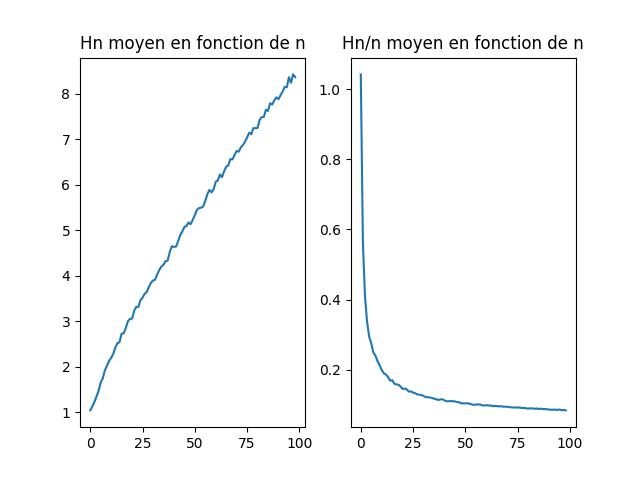

Recreate this plot in Python.
def simulation2(L,n):

    ListPos=[0 for k in range (L)]     #Stock la hauteur du dernier Ã©lÃ©ment de chaque colonne
    M=np.zeros((n,L))                 #ReprÃ©sentation matricielle de la modÃ©lisation

    for tirage in range (n+1):
        Emplacement=random.randint(0,L-1)
        Empl1=(Emplacement+1)%L

        ListPos[Emplacement]=1+max(ListPos[Emplacement],ListPos[Empl1])

        M[n-ListPos[Emplacement]][Emplacement]=20
        M[n-ListPos[Emplacement]][Empl1]=20
    H=max(ListPos)
    return M,H

L=50
n=100
N=500

import matplotlib.pyplot as plt
import numpy as np
import random


LH=[]
LH_sur_n=[]
for n2 in range (1,n):                      #On rÃ©alise la simulation pour chaque entier entre 1 et n
    Hmoy=0
    for i in range(N):
        H=simulation2(L,n2)[1]
        Hmoy+=H
    Hmoy=Hmoy/N
    print (Hmoy)                                        #Moy moyenne de H sur N expÃ©riences Ã  n2 test blocs

    LH.append(Hmoy)
    LH_sur_n.append(Hmoy/n2)                    #LH liste des Hmoy pour tous les test de 1 Ã  n blocs

plt.subplot(1,2,1)
plt.plot(LH)
plt.title("Hn moyen en fonction de n")
plt.subplot(1,2,2)
plt.plot(LH_sur_n)
plt.title("Hn/n moyen en fonction de n")
plt.show()
